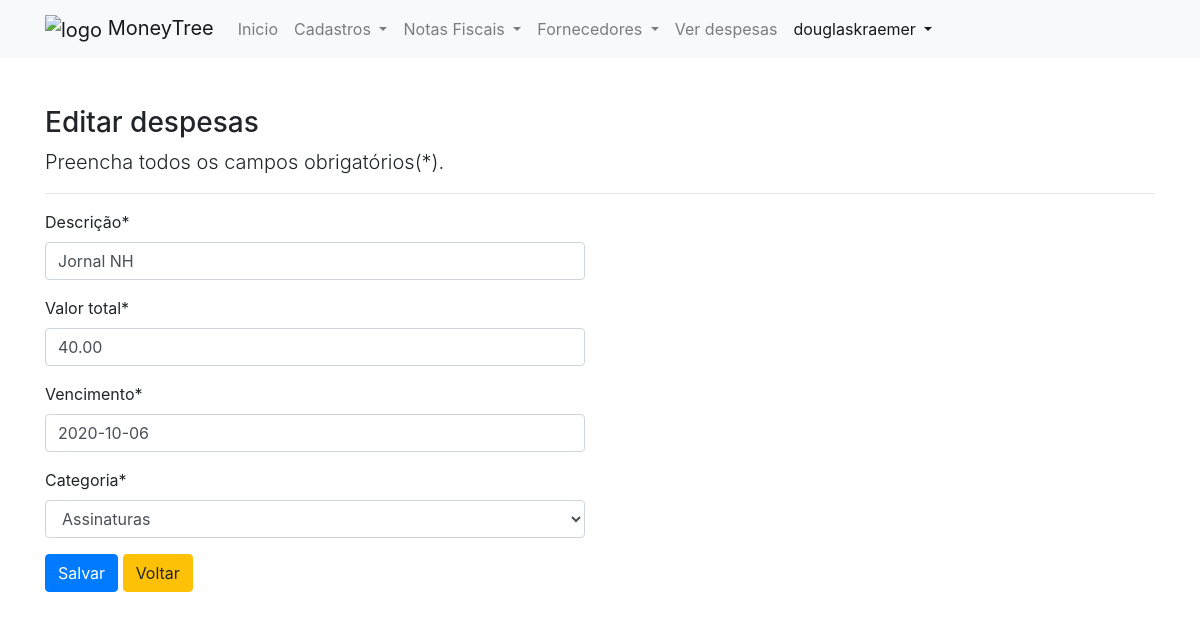
/editar/despesa/18/ (signed in), run on the app's committed database.
### cadastros/models.py (models this page shows, shortened)
class Despesa(models.Model):
    OPCOES_CHOICES = [
        ('SIM', 'Sim'),
        ('NAO', 'Não'),
    ]
    descricao = models.CharField(max_length=255, verbose_name="Descrição")
    valor_total = models.DecimalField(
        max_digits=8, decimal_places=2, verbose_name="Valor total")
    vencimento = models.DateField()
    categoria = models.ForeignKey(Categoria, on_delete=models.PROTECT)
    opcoes = models.CharField(
        max_length=10, choices=OPCOES_CHOICES, verbose_name="Pago", default='NAO')
    usuario = models.ForeignKey(User, on_delete=models.PROTECT)

### cadastros/views.py (the view)
class DespesaUpdate(GroupRequiredMixin, LoginRequiredMixin, UpdateView):
    login_url = reverse_lazy('users-login')
    group_required = u"Administrador"
    model = Despesa
    fields = ['descricao', 'valor_total', 'vencimento', 'categoria', ]
    template_name = 'cadastros/form.html'
    success_url = reverse_lazy('listar-despesa')
    def get_object(self, queryset=None):
        self.object = get_object_or_404(
            Despesa, pk=self.kwargs['pk'], usuario=self.request.user)
        return self.object
    def get_context_data(self, *args, **kwargs):
        context = super().get_context_data(*args, **kwargs)
        context['titulo'] = "Editar despesas"
        context['botao'] = "Salvar"
        return context

### cadastros/models.py (called while the page is built)
    def __str__(self):
        return self.nome

### cadastros/templates/cadastros/form.html (shortened to what this page needs)
{% extends 'base.html' %}
{% load static %}
{% load crispy_forms_tags %}
{%block conteudo%}
<h3 class="mt-5">{{ titulo }}</h3>
<p class="lead">
    Preencha todos os campos obrigatórios(*).
</p>
<hr>
<div class="row">
    <div class="col-md-6">
        <form action="" method="POST">
            {{ form|crispy }}
            <button type="submit" class="btn btn-primary">{{ botao }}</button>
            <a href="{% url 'listar-despesa' %}" class="btn btn-warning">Voltar</a>
        </form>
    </div>
</div>
{%endblock%}

### templates/parciais/_nav.html (shortened to what this page needs)
{% load static %}
<nav class="navbar navbar-expand-lg navbar-light bg-light static-top">
    <div class="container">
        <a class="navbar-brand" href="{% url 'index' %}">
            <img src="{% static 'img/pngegg.png' %}" width="80" height="70" alt="logo">
            MoneyTree</a>
        <div class="collapse navbar-collapse" id="navbarNavDropdown">
            <ul class="navbar-nav">
                <li class="nav-item">
                    <a class="nav-link" href="{% url 'index' %}">
                        Inicio
                        <span class="sr-only">(current)</span></a>
                </li>
                {% if request.user.is_authenticated %}
                <li class="nav-item dropdown">
                    <a class="nav-link dropdown-toggle" href="{% url 'index' %}" id="navbarDropdownMenuLink"
                        data-toggle="dropdown" aria-haspopup="true" aria-expanded="false">
                        Cadastros
                    </a>
                </li>
                <li class="nav-item dropdown">
                    <a class="nav-link dropdown-toggle" href="{% url 'index' %}" id="navbarDropdownMenuLink"
                        data-toggle="dropdown" aria-haspopup="true" aria-expanded="false">
                        Notas Fiscais
                    </a>
                </li>
                <li class="nav-item dropdown">
                    <a class="nav-link dropdown-toggle" href="{% url 'index' %}" id="navbarDropdownMenuLink"
                        data-toggle="dropdown" aria-haspopup="true" aria-expanded="false">
                        Fornecedores
                    </a>
                </li>
                <li class="nav-item">
                    <a class="nav-link" href="{% url 'listar-despesa' %}">Ver despesas</a>
                </li>
                <li class="nav-item dropdown active">
                    <a class="nav-link dropdown-toggle" href="{% url 'index' %}" id="navbarDropdownMenuLink"
                        data-toggle="dropdown" aria-haspopup="true" aria-expanded="false">
                        {{ request.user }}
                    </a>
                </li>
                {% endif %}
            </ul>
        </div>
    </div>
</nav>

### data on the page
Despesa: descricao "Jornal NH", valor_total "40.00", vencimento "2020-10-06", categoria "Assinaturas"

### other printed values
{{ request.user }} "douglaskraemer"
{{ titulo }} "Editar despesas"
{{ botao }} "Salvar"
